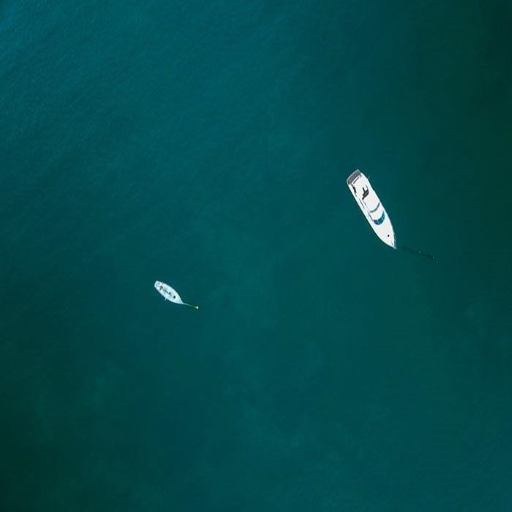
%> input picture 10.8/舰船模型2.jpg, 512 x 512 px
$ octave test2.m   (GNU Octave 9; MATLAB toolbox functions it lacks are replaced by stand-ins)
%> lines starting %> are read from the running program, lines starting %| are printed output that depends on the picture
### 10.8/aperture.m
function [PU] = aperture(Rcirc, rho, theta)
% aperture 做一个孔径 ------------------------------------
% Rcirc 孔径半径
% rho   距离中心距离
% theta 偏移角

% 排布图大小 M x M;
M = 512;
N = M;
% 空矩阵
pu = zeros(M);

% 圆域内赋值为 1
for n=1:N
    for m=1:M
        % 在图中心半径 Rcirc以内的点都置1 其余的都为0
        if(n-N/2)^2+(m-M/2)^2<Rcirc^2
            pu(n,m)=1;
        end
    end
end

% 平移坐标
x = round(rho*cos(theta));
y = round(rho*sin(theta));

% 平移
se = translate(strel(1), [x y]);%指定方向平移
pu = imdilate(pu,se);%%将灰度图膨胀
pu = transpose(pu);%转置
% 边角填充的 -inf 归零处理
P=find(pu<0);
pu(P(:))=0;
% 设置返回值
PU = pu;
end

### 10.8/three_aperture_1.m
% three_aperture 三孔径阵列 每个孔径间隔 2/3 pi
% Rcirc 孔径半径
%x,y    位置坐标
function [PU] = three_aperture_1(Rcirc, x , y ,Rcirc1, x1 , y1  )

% 相邻孔径的相位差
delta = 2 * pi/3;

%% 三个内孔径
rho = sqrt(x*x+y*y);
theta = atan2(y,x);
pu0 = aperture(Rcirc, rho, theta);
pu1 = aperture(Rcirc, rho, theta + delta);
pu2 = aperture(Rcirc, rho, theta + 2 * delta);
%% 三个外子径
rho1 = sqrt(x1*x1+y1*y1);
theta1 = atan2(y1,x1);
pu3 = aperture(Rcirc1, rho1, theta1);
pu4 = aperture(Rcirc1, rho1, theta1 + delta);
pu5 = aperture(Rcirc1, rho1, theta1 + 2 * delta);
% 逻辑或 孔径阵列复合
pu = pu0 | pu1 | pu2 | pu3 | pu4 | pu5;

% 设置返回值
PU = double(pu);
end

### 10.8/test2.m
%% 用于测试3+3构型的方案
%% 3是golay3构型，外面的3也是golay3构型
%% 内外的两个golay3构型都是从里到外

clear all;
clc;
%% 获取舰船原始图像
% I = imread('舰船模型.jpg');
I = imread('舰船模型2.jpg');
%> I is the input picture: size 512x512x3 uint8; mean R, G, B 2.8, 73.3, 76.3
I1 = rgb2gray(I);%转化为灰度图
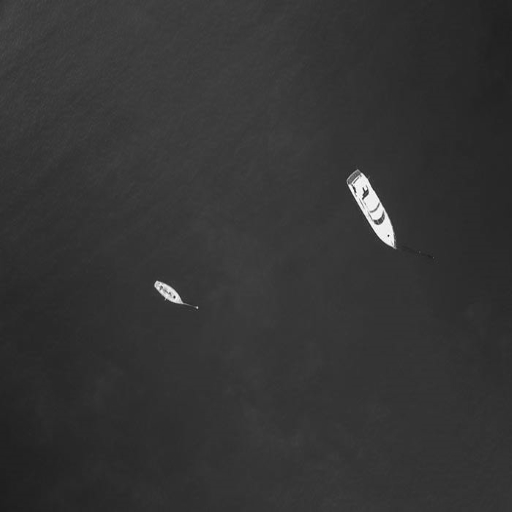
%> I1: size 512x512 uint8; min 29, max 253, mean 52.5
I2 = im2double(I1);%转化为double型
figure(1);
% imshow(I2);%展示原始图像
% title('原始灰度图像');
Input = fliplr(I2);%矩阵左右翻转
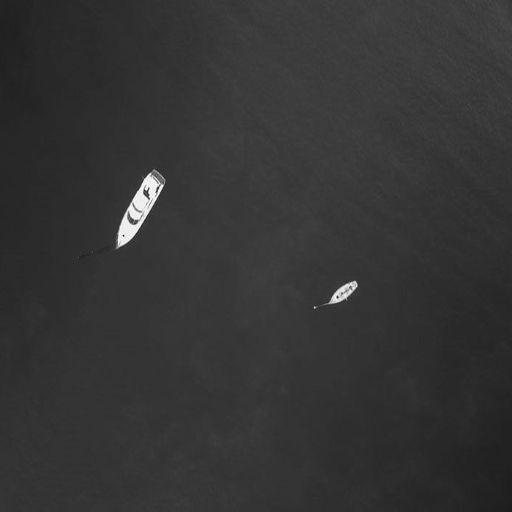
%> Input: size 512x512 double; min 0.114, max 0.992, mean 0.206; mean of the top-left, top-right, bottom-left and bottom-right quarters 0.205, 0.227, 0.204, 0.187
Input = flipud(I2);%矩阵上下翻转
S_Input = double(Input);
[M,N]=size(I2);
%> M = 512; N = 512
F_Input = fft2(S_Input,M,N);%物方图像进行傅里叶变换
F_abs = abs(F_Input);
F_shift = fftshift(F_abs);%将零频分量移到中心
%% 初始化各项参数
M = 512;
pu = zeros(M);
d = 2.001;%内子径口径
r = d/2;
d1 = 4.001;%外子径口径
r1 = d1/2;
rho0 = d;%初始中心距
rho1 = 22;
phi0 = 0;%初始相位差
phi01 = 0;
x = rho0*cos(phi0);
y = rho0*sin(phi0);%初始内子径位置
x1 = rho1*cos(phi01);
y1 = rho1*sin(phi01);%初始内子径位置
D0 = 50;%目标等效口径
D = 22;%内子径最大增长
delta_r = d;%内子径增长长度
delta_r1 = d1;%外子径增长长度
%% 定义golay3构型
pu= pu+three_aperture_1(r,x,y,r1,x1,y1);%初始阵列
%> the run ends on the next line

$ run again, with 10.8/untitled.jpg copied over 10.8/舰船模型2.jpg
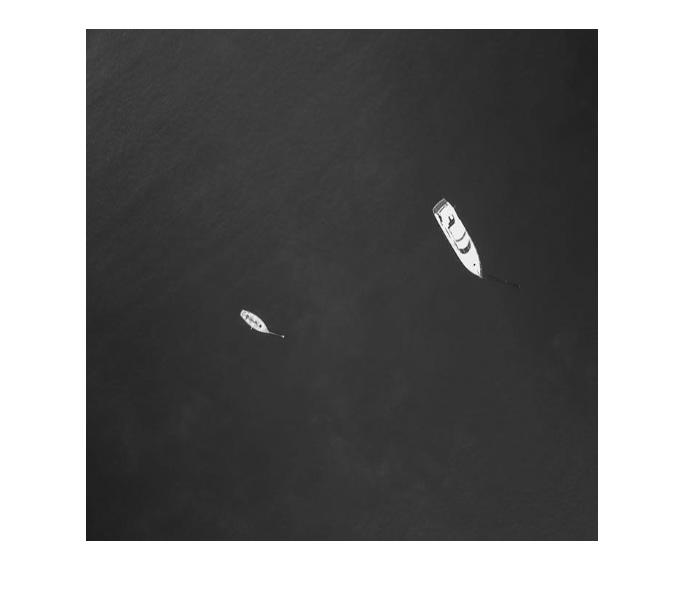
%> input picture 10.8/untitled.jpg, 686 x 605 px
%> I is the input picture: size 605x686x3 uint8; min 20, max 255, mean 127.1
%> `Input = fliplr(I2);`:
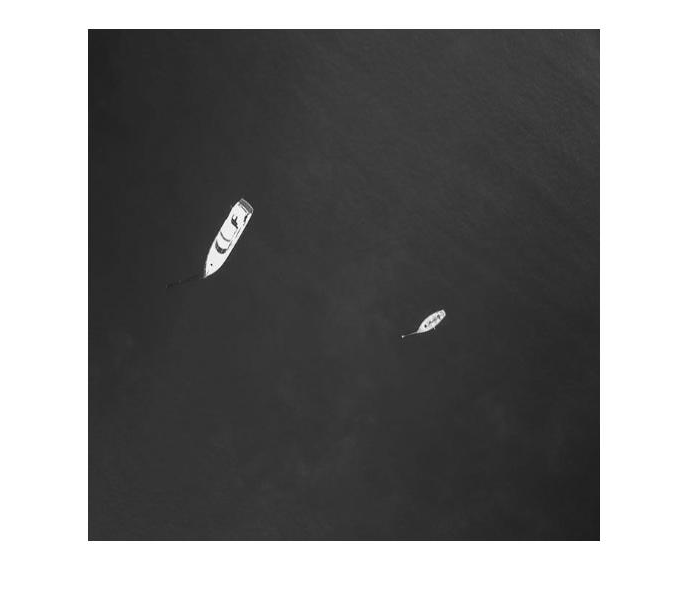
%> Input: size 605x686 double; min 0.0784, max 1, mean 0.498; mean of the top-left, top-right, bottom-left and bottom-right quarters 0.465, 0.475, 0.534, 0.519
%> `Input = flipud(I2);`:
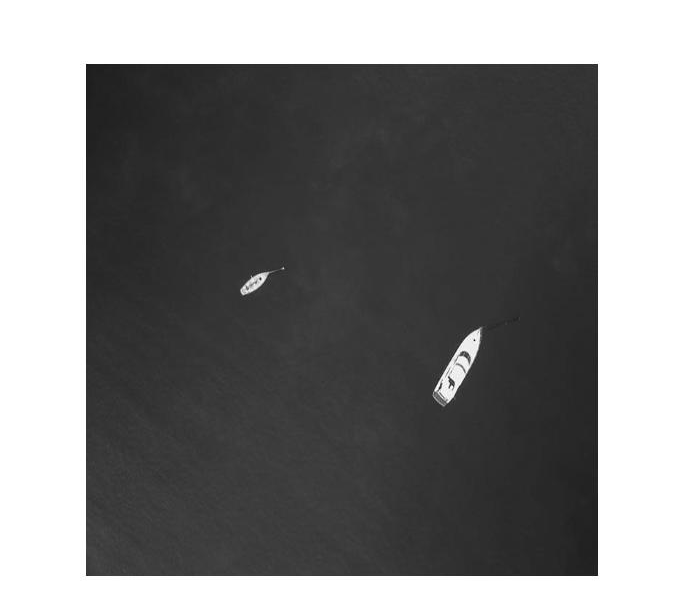
%> Input: size 605x686 double; min 0.0784, max 1, mean 0.498; mean of the top-left, top-right, bottom-left and bottom-right quarters 0.519, 0.534, 0.475, 0.465
